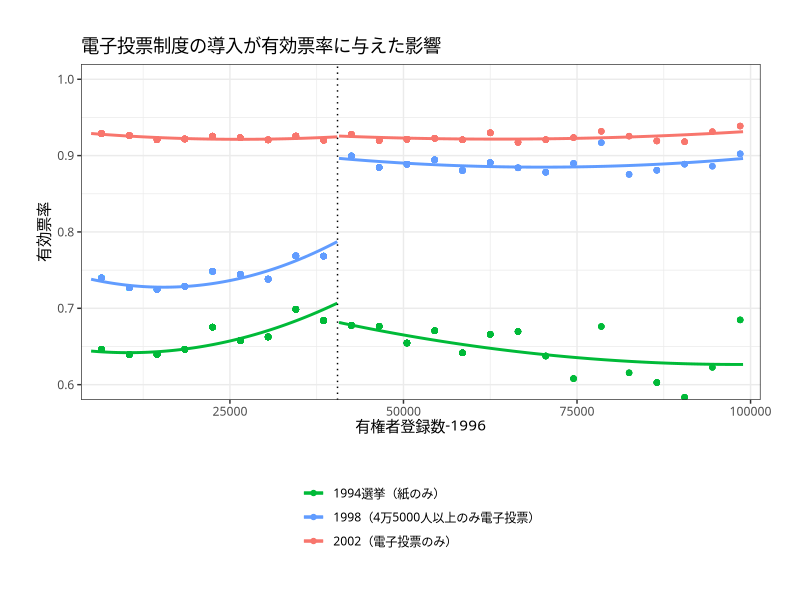

The R script that drew this image:
munic <- haven::read_dta("munic.dta")

munic$bin_voters96 <- cut(munic$voters96, 
                          breaks = c(seq(500, 200000, 4000)), 
                          labels = c(seq(2500, 198000, 4000)))
library(tidyverse)

munic4plot <- munic %>% 
  select(voters96, bin_voters96, r_util94, r_util98, r_util02) %>% 
  group_by(bin_voters96) %>% 
  mutate(bin_util94 = mean(r_util94, na.rm = T), 
         bin_util98 = mean(r_util98, na.rm = T),
         bin_util02 = mean(r_util02, na.rm = T),
  )



munic4plot2 <- munic4plot %>% 
  select(r_util94, r_util98, r_util02, voters96, bin_voters96, bin_util94, bin_util98, bin_util02) %>% 
  pivot_longer(!c(r_util94, r_util98, r_util02, voters96, bin_voters96), names_to = "year", values_to = "turnout")
munic4plot2$year <- factor(munic4plot2$year, levels = c("bin_util94", "bin_util98", "bin_util02"))

ggplot(munic4plot2, aes(x = as.integer(as.character(bin_voters96)), y = turnout, colour = year)) +
  geom_point() + 
  
  geom_smooth(aes(x = voters96, y = r_util94, colour = "bin_util94"), 
              data = subset(munic4plot2, 5000 < voters96 & voters96 < 40500),
              method = "lm", formula = y ~ x + I(x^2), se = F) +
  geom_smooth(aes(x = voters96, y = r_util94, colour = "bin_util94"), 
              data = subset(munic4plot2, 40500 < voters96 & voters96 < 100000),
              method = "lm", formula = y ~ x + I(x^2), se = F) +
  
  geom_smooth(aes(x = voters96, y = r_util98, colour = "bin_util98"), 
              data = subset(munic4plot2, 5000 < voters96 & voters96 < 40500),
              method = "lm", formula = y ~ x + I(x^2), se = F) +
  geom_smooth(aes(x = voters96, y = r_util98, colour = "bin_util98"), 
              data = subset(munic4plot2, 40500 < voters96 & voters96 < 100000),
              method = "lm", formula = y ~ x + I(x^2), se = F) +
  
  geom_smooth(aes(x = voters96, y = r_util02, colour = "bin_util02"), 
              data = subset(munic4plot2, 5000 < voters96 & voters96 < 40500),
              method = "lm", formula = y ~ x + I(x^2), se = F) +
  geom_smooth(aes(x = voters96, y = r_util02, colour = "bin_util02"), 
              data = subset(munic4plot2, 40500 < voters96 & voters96 < 100000),
              method = "lm", formula = y ~ x + I(x^2), se = F) +
  
  geom_vline(xintercept =  40500, linetype = "dotted") +
  coord_cartesian(
    xlim = c(8000, 97000),
    ylim = c(0.6, 1)) + 
  ggtitle("電子投票制度の導入が有効票率に与えた影響") +
  xlab("有権者登録数-1996") +
  ylab("有効票率") +
  theme_bw(base_family = "HiraKakuPro-W3") +
  scale_colour_manual(values = c("#00BA38", "#619cff", "#f8766d"),
                      name = "",
                      labels = c("1994選挙（紙のみ）", "1998（4万5000人以上のみ電子投票）", "2002（電子投票のみ）")
                      ) +
  theme(plot.margin = margin(1, 1, 1, 1, "cm"),
        legend.position = "bottom",
        legend.direction = "vertical")

